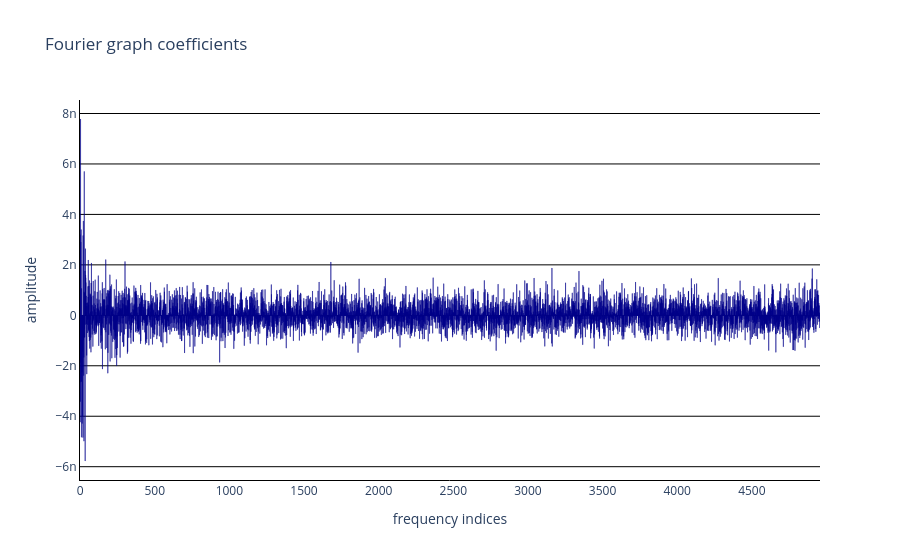

The notebook cell this image was saved under:
### Markdown cell above
#### 🌟 Visualize ground truth spectrum

### Code cell
if "gt" in data.keys():
    mm.viz.plot_spectrum(data["cst"]@data["gt"].data[:,ht]).show()

### Figure 1 — Plotly figure (JSON) as saved in the notebook; plotly's stock layout.template omitted (floating-point values rounded to 4 significant figures; data arrays with more than 128 entries replaced by an {"elided": "..."} marker saying what was removed)
{"data": [{"marker": {"color": "darkblue", "line": {"color": "darkblue"}}, "type": "bar", "y": {"elided": "4957 float values"}}], "layout": {"plot_bgcolor": "white", "showlegend": false, "title": {"text": "Fourier graph coefficients"}, "xaxis": {"linecolor": "black", "title": {"text": "frequency indices"}}, "yaxis": {"gridcolor": "black", "linecolor": "black", "title": {"text": "amplitude"}}}}
